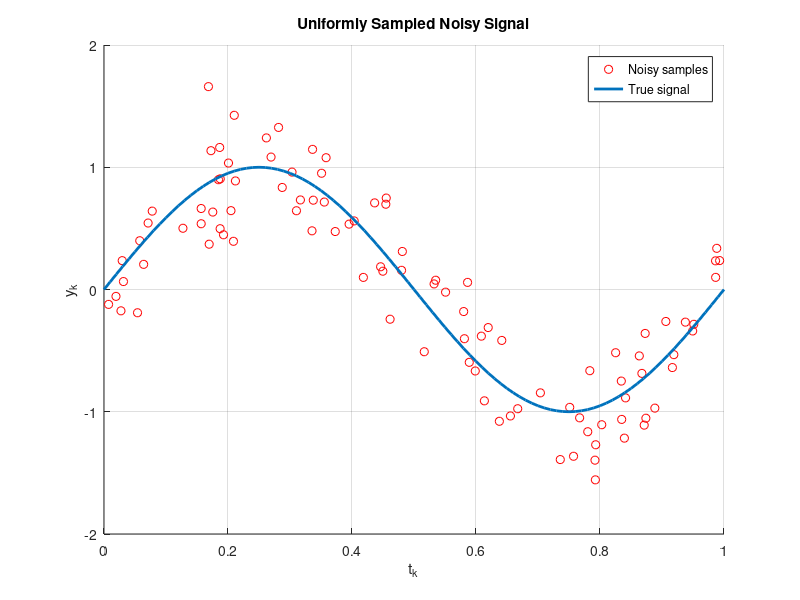
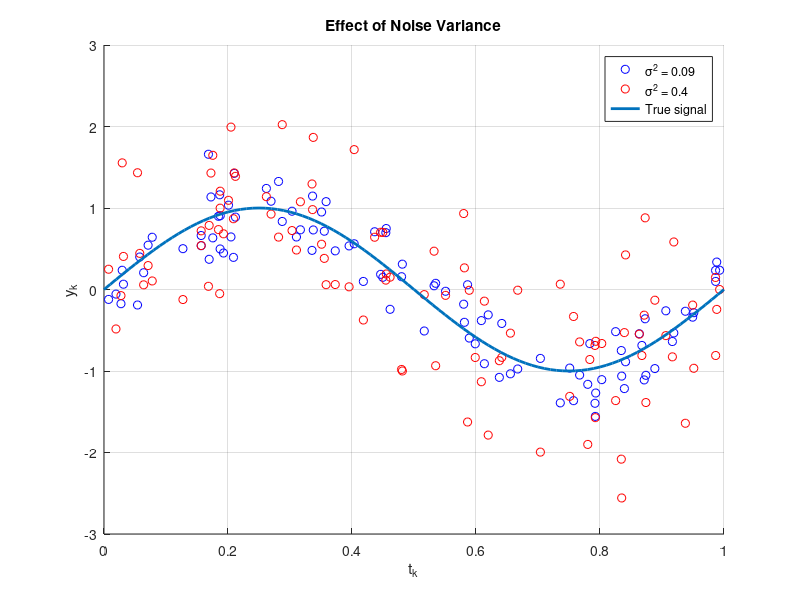

Source code (MATLAB) for these figures, in order:
% Exercise 1: Section 1

clc;
clear all;

% Parameters
tk = 0:0.01:1;  % Regular time interval
y = sin(2 * pi * tk);  % Original signal

% Uniform sampling and noise (Question 2)
L = 100;  % Length of the dataset
tk_uniform = sort(rand(L, 1));  % Uniformly sampled t_k in [0, 1]
gaussian_noise = sqrt(0.09) * randn(size(tk_uniform));  % Noise with σ^2 = 0.09
y_uniform_noisy = sin(2 * pi * tk_uniform) + gaussian_noise;

% Plot uniform sampling
figure;
scatter(tk_uniform, y_uniform_noisy, 'r', 'DisplayName', 'Noisy samples');
hold on;
plot(tk, y, 'LineWidth', 2, 'DisplayName', 'True signal');
hold off;
title('Uniformly Sampled Noisy Signal');
xlabel('t_k');
ylabel('y_k');
legend show;
grid on;

% Higher noise variance (Question 3)
gaussian_noise_high = sqrt(0.4) * randn(size(tk_uniform));  % Noise with σ^2 = 0.4
y_uniform_noisy_high = sin(2 * pi * tk_uniform) + gaussian_noise_high;

% Plot for different noise variances
figure;
scatter(tk_uniform, y_uniform_noisy, 'b', 'DisplayName', 'σ^2 = 0.09');
hold on;
scatter(tk_uniform, y_uniform_noisy_high, 'r', 'DisplayName', 'σ^2 = 0.4');
plot(tk, y, 'LineWidth', 2, 'DisplayName', 'True signal');
hold off;
title('Effect of Noise Variance');
xlabel('t_k');
ylabel('y_k');
legend show;
grid on;

% Instructions:
% Modify `sigma2` for noise variance in `sqrt(sigma2)` where required.
% Adjust L to experiment with dataset sizes for uniform sampling.
